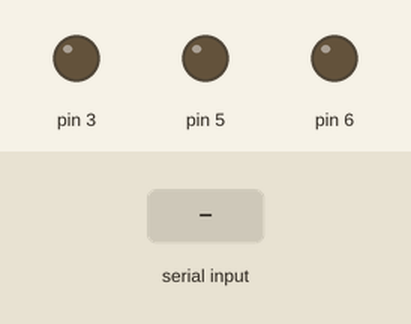
Simulated run of this sketch. Board: Arduino Uno, built with avr-gcc and run on an emulated ATmega328P. Shown: output pins drawn as LEDs (lit = HIGH). The inputs (shaded band) are chosen by the test bench.

Above: at 1.2 s.
1.3 s: "90;45;200\n" received over Serial
At 2.5 s:
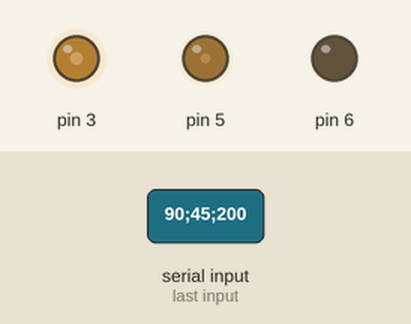
2.8 s: "30;150;10\n" received over Serial
At 3.7 s:
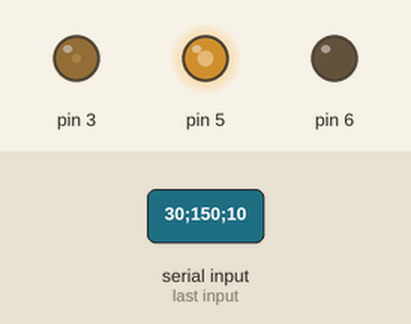
4.3 s: "90;45\n" received over Serial
At 4.7 s:
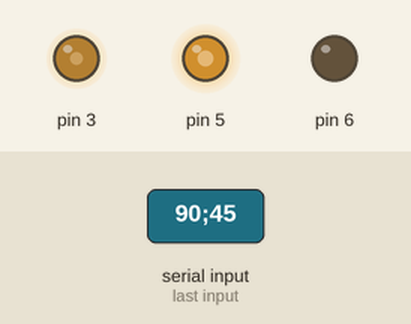
5.8 s: "1;90;45\n" received over Serial
At 7.0 s:
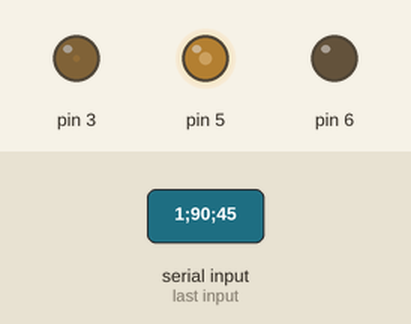
7.3 s: "90;45\n" received over Serial
At 8.2 s:
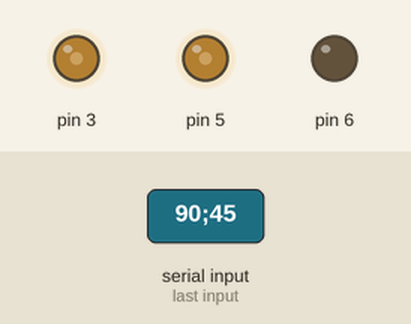
8.8 s: "1;90\n" received over Serial
At 9.3 s:
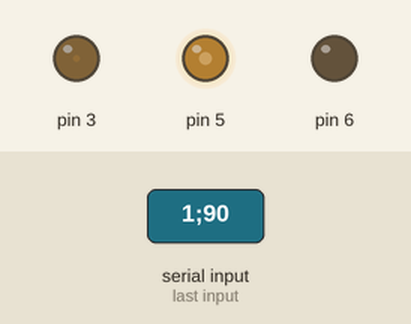
Timing chart, 0 to 11.3 s (numbered marks = the images above; inputs shaded):
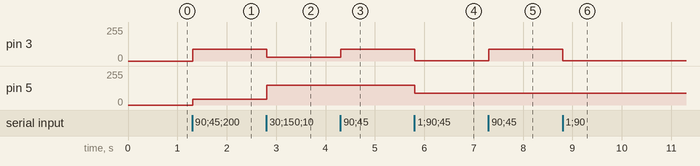

Measured:
- after the input at 1.3 s, pin 3: 0/255 → 90/255 at once; pin 5: 0/255 → 45/255 at once
- after the input at 2.8 s, pin 3: 90/255 → 30/255 at once; pin 5: 45/255 → 150/255 at once
- after the input at 4.3 s, pin 3: 30/255 → 90/255 at once
- after the input at 5.8 s, pin 3: 90/255 → 1/255 at once; pin 5: 150/255 → 90/255 at once
- after the input at 7.3 s, pin 3: 1/255 → 90/255 at once
- after the input at 8.8 s, pin 3: 90/255 → 1/255 at once

The sketch:

RGBSerial.ino
```cpp
/*
 Il messaggio ricevuto deve sempre terminare con ;
 mi aspetto esattamente 4 valori: 3 rgb e una stringa
 *
 */

int r, g, b;
String msg = "";

void setup() {
  Serial.begin(9600);
}

void loop() {
  if (Serial.available()){
      String line = Serial.readStringUntil('\n');

      if (line.length() > 0) {
        //Serial.println(line);
        int m = 0;
        int n = line.indexOf(";");
        int indice = 0;
        while (n > 0) {
          String token = line.substring(n, m);
          //Serial.println(token);
          m = n+1;
          n = line.indexOf(";", n+1);

          //elaboro il token:
          processToken(indice, token);
          indice++;
        }
        //applico i risultati
        setRGB();
      }
  }
}

void processToken(int i, String str){
  switch(i){
    case 0:
      r = str.toInt();
      break;
    case 1:
      g = str.toInt();
      break;
    case 2:
      b = str.toInt();
      break;
    case 3:
      msg = str;
      break;

  }
}

void setRGB(){
  Serial.println(msg);
  analogWrite(3, r);
  analogWrite(5, g);
  analogWrite(6, b);
  }
```
